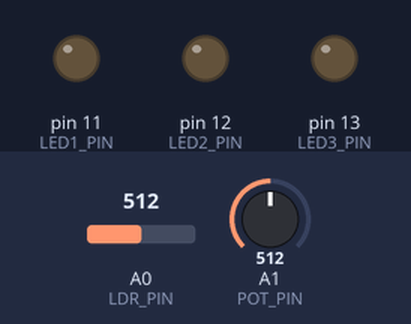
Recording of a sketch running on a simulated Arduino Uno, built with avr-gcc and run on an emulated ATmega328P. On the bench: output pins drawn as LEDs (lit = HIGH). Inputs (shaded band) come from the test bench; at power-on: A1 (POT_PIN) = 512, A0 (LDR_PIN) = 512.

Above: at 1.2 s.
1.3 s: A1 (POT_PIN) set to 674
2.8 s: A1 (POT_PIN) set to 693
At 3.4 s:
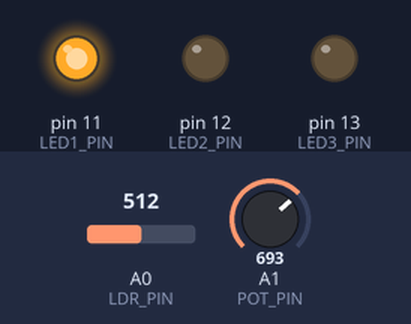
4.3 s: A0 (LDR_PIN) set to 356
5.8 s: A0 (LDR_PIN) set to 331
At 6.8 s:
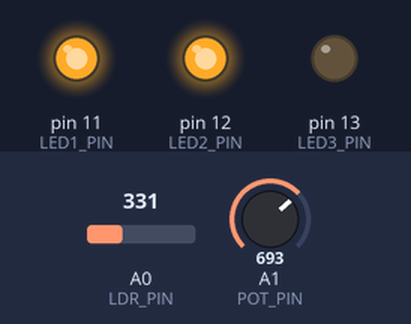
7.3 s: A0 (LDR_PIN) set to 189
8.8 s: A0 (LDR_PIN) set to 164
At 9.1 s:
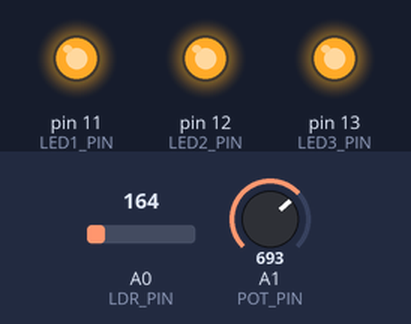
Timing chart, 0 to 11.3 s (numbered marks = the images above; inputs shaded):
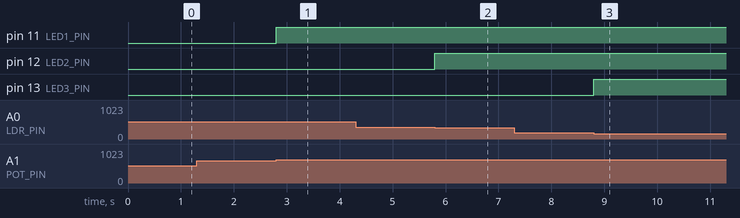

Measured:
- the behaviour switches between 682 and 683 on A1 (POT_PIN) (found by bisection; images 0 and 1)
- the behaviour switches between 347 and 346 on A0 (LDR_PIN) (found by bisection; images 1 and 2)
- the behaviour switches between 174 and 173 on A0 (LDR_PIN) (found by bisection; images 2 and 3)
- after the input at 1.3 s, every drawn part: stays the same
- after the input at 2.8 s, pin 11 (LED1_PIN): LOW → HIGH at once
- after the input at 4.3 s, every drawn part: stays the same
- after the input at 5.8 s, pin 12 (LED2_PIN): LOW → HIGH at once
- after the input at 7.3 s, every drawn part: stays the same
- after the input at 8.8 s, pin 13 (LED3_PIN): LOW → HIGH at once

The sketch:

dark_level.ino
```cpp
#define LED1_PIN 11
#define LED2_PIN 12
#define LED3_PIN 13
#define LDR_PIN A0
#define POT_PIN A1

void setup() {
  pinMode(LED1_PIN, OUTPUT);
  pinMode(LED2_PIN, OUTPUT);
  pinMode(LED3_PIN, OUTPUT);
}

void loop() {
  int lightness = analogRead(LDR_PIN);
  int threshold = analogRead(POT_PIN);

  int darkness_force = 0;

  if (lightness > threshold) {
    darkness_force = 0;
  }  else {
    darkness_force = (threshold - lightness) * 4 / threshold;
  }

  digitalWrite(LED1_PIN, (darkness_force >= 1) ? HIGH : LOW);
  digitalWrite(LED2_PIN, (darkness_force >= 2) ? HIGH : LOW);
  digitalWrite(LED3_PIN, (darkness_force >= 3) ? HIGH : LOW);
}
```
